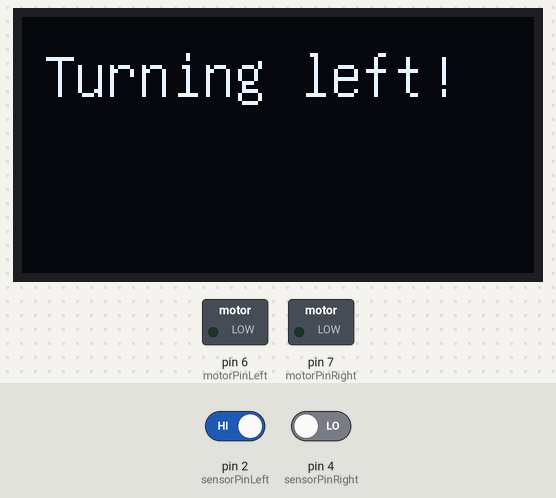
Simulated run of this sketch. Board: Arduino Uno, built with avr-gcc and run on an emulated ATmega328P. Shown: 128×64 one-colour display, switched loads named in the sketch (green lamp = pin HIGH). Dashed ring = blinking. Inputs (shaded band) come from the test bench; at power-on: pin 4 (sensorPinRight) LOW, pin 2 (sensorPinLeft) HIGH. What the sketch prints to the serial monitor is not drawn.

Above: at 2.5 s.
2.6 s: pin 4 (sensorPinRight) driven HIGH
At 3.99 s:
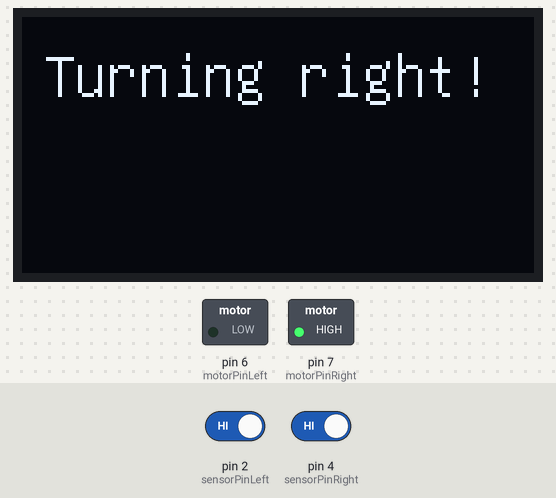
4.6 s: pin 4 (sensorPinRight) driven LOW
At 5.06 s:
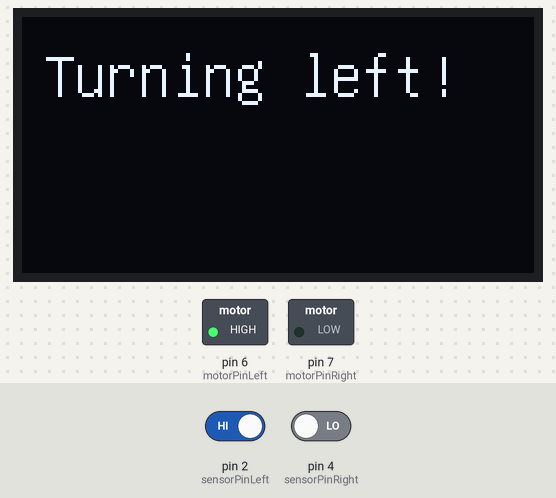
8.3 s: pin 2 (sensorPinLeft) driven LOW
At 9.41 s:
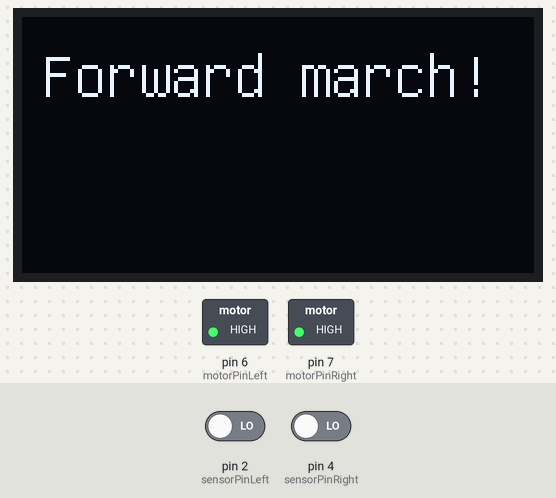
11.0 s: pin 2 (sensorPinLeft) driven HIGH
At 12.01 s:
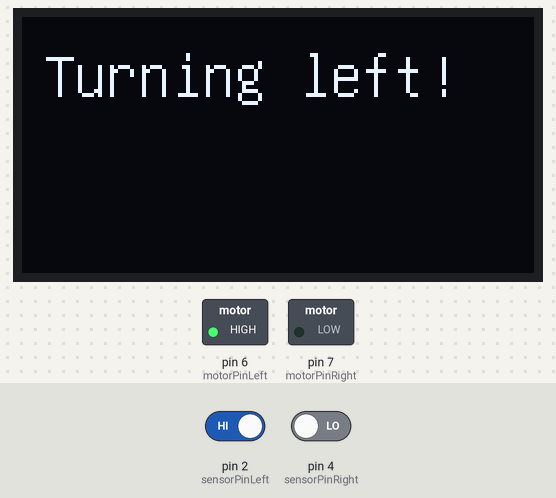
Timing chart, 0 to 13.5 s (numbered marks = the images above; inputs shaded):
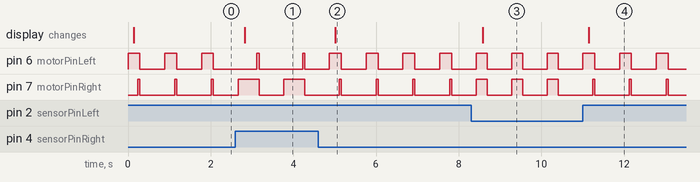

Measured:
- after the input at 2.6 s, the display: changes after 0.22 s (image 1)
- after the input at 4.6 s, the display: changes after 0.41 s (image 2)
- after the input at 8.3 s, the display: changes after 0.29 s (image 3)
- after the input at 11.0 s, the display: changes after 0.14 s (image 4)
- by itself, pin 6 (motorPinLeft): alternates HIGH for 0.29 s and LOW for 0.60 s
- by itself, pin 7 (motorPinRight): alternates HIGH for 0.05 s and LOW for 0.84 s

The sketch:

HT_projekt_carrypotter.ino
```cpp
/*
  File:
  Author: Elin Wallgren
  Date: 18/2 - 2025
  Description: a line tracking tranport robot
*/


//including all the libraries
#include "U8glib.h"

U8GLIB_SSD1306_128X64 u8g(U8G_I2C_OPT_NO_ACK); //whish letters will be included

//initiates all the global constants and variables
const int sensorPinLeft = 2;
const int sensorPinRight = 4;
const int sensorPinForward = 5;
const int motorPinLeft = 6;
const int motorPinRight = 7;
const int circlePin = 9;

int val;
int number = 1;


/*
  Starting the serial monitor and declares the pinModes to all inputs and outputs
*/
void setup() {

//Startar serial och säger vilket typ av data som ska komma från alla digitala pins
  Serial.begin(9600);
  pinMode(sensorPinLeft, INPUT);
  pinMode(sensorPinRight, INPUT);
  pinMode(sensorPinForward, INPUT);

  pinMode(motorPinLeft, OUTPUT);
  pinMode(motorPinRight, OUTPUT);

  u8g.setFont(u8g_font_unifont);
}

/*
  Reads the value from the Line Sensors and checks which sensor value is HIGH or LOW. Based on their values, different functions start.
*/

void loop() {

  float valLeft = digitalRead(sensorPinLeft); //Reads the value from each line sensor
  float valRight = digitalRead(sensorPinRight);


  if(valLeft == LOW && valRight == LOW){ //if no sensors are HIGH, the robot drives forward
    forward();
  } else if(valRight == HIGH){ //if the line is to the right, start the function left
    left();
  } else if(valLeft == HIGH){ //if the line if to the left, start the function right
    right();
  }

  delay(200);
}


/*
  startes the right wheel but not the left one, which turns tha car. To keep driving forward on the line, there is short period of time where bort wheels are driving and then they both stop before the next sensor reading.

*/

void left() {
  Serial.println("Right detected");
  digitalWrite(motorPinRight, HIGH);
  digitalWrite(motorPinLeft, LOW);
  oledWrite(5, 20, "Turning right!");
  delay(300);
  digitalWrite(motorPinRight, HIGH);
  digitalWrite(motorPinLeft, HIGH);
  delay(50);
  digitalWrite(motorPinRight, LOW);
  digitalWrite(motorPinLeft, LOW);
  delay(400);

}

/*
  startes the left wheel but not the right one, which turns tha car. To keep driving forward on the line, there is short period of time where bort wheels are driving and then they both stop before the next sensor reading.

*/

void right() {
  Serial.println("Left detected");
  digitalWrite(motorPinRight, LOW);
  digitalWrite(motorPinLeft, HIGH);
  oledWrite(5, 20, "Turning left!");
  delay(100);
  digitalWrite(motorPinRight, HIGH);
  digitalWrite(motorPinLeft, HIGH);
  delay(50);
  digitalWrite(motorPinRight, LOW);
  digitalWrite(motorPinLeft, LOW);
  delay(400);

}

/*
  startes bort wheels, making the car drive forward and then stops both before the next sensor reading
*/

void forward() {
  Serial.println("Forward march!");
  digitalWrite(motorPinRight, HIGH);
  digitalWrite(motorPinLeft, HIGH);
  oledWrite(5, 20, "Forward march!");
  delay(100);
  digitalWrite(motorPinRight, LOW);
  digitalWrite(motorPinLeft, LOW);
  delay(400);


}


/*
  Writes text to the Oled-screen
  Takes three parameters:
  x = the x-coordinate, where the text should be
  y = the y-coordinate, where the text should be
  String text = what should be written on the screen
  returns text the the oled-screen
*/

void oledWrite(int x, int y, String text){
  u8g.firstPage(); //clears the screen
  do {
    u8g.drawStr(x, y, text.c_str()); //draws the new text
  } while (u8g.nextPage());

  number ++;

}

//skärm funkar ej
//switch?b
```
